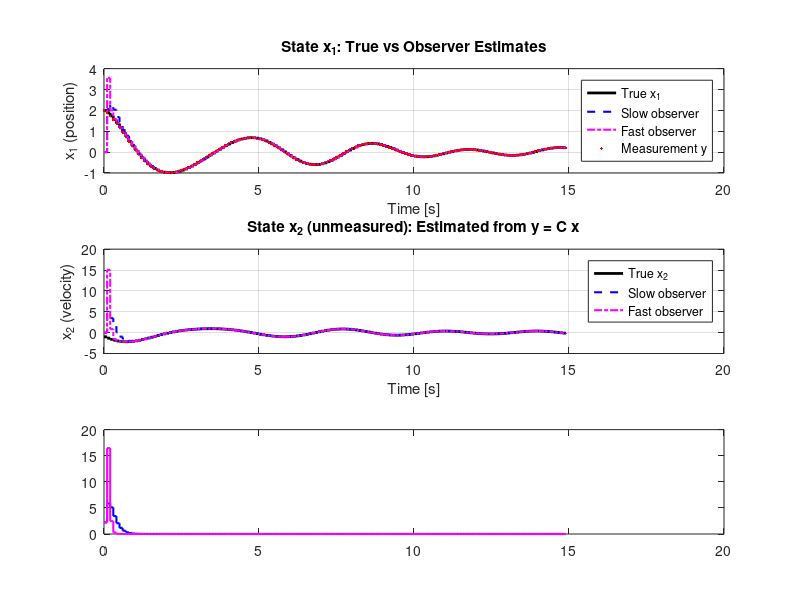

MATLAB code for this plot: (Note: this script raises an error after producing the figure.)
%% main_discrete.m
%  Discrete-Time Luenberger Observer Demonstration
%
%  Demonstrates:
%    - State observer for a 2nd-order discrete-time LTI system
%    - Observer gain design via pole placement
%    - Convergence of estimation error e(k) = x(k) - xhat(k) -> 0
%    - Effect of observer pole locations on convergence speed
%
%  System model:
%    x(k+1) = A*x(k) + B*u(k)
%    y(k)   = C*x(k)
%
%  Observer:
%    xhat(k+1) = A*xhat(k) + B*u(k) + L*(y(k) - C*xhat(k))
%              = (A - L*C)*xhat(k) + B*u(k) + L*y(k)
%
%  Error dynamics:
%    e(k+1) = (A - L*C)*e(k)
%    -> e(k) -> 0 if A - L*C is Schur (all eigenvalues inside unit circle)
%
%  Repository: MATLAB_state_observer/01_luenberger_observer/
%  Blog: https://blog.control-theory.com/entry/2024/02/28/100201
%  Blog: https://blog.control-theory.com/entry/2024/10/01/143305
%  Hub:  https://blog.control-theory.com/entry/state-observer-estimation
%
%  Author: Hiroshi Okajima, Kumamoto University
%  -----------------------------------------------------------------------

clear; clc; close all;

%% ---- Plant Parameters ---------------------------------------------------

% 2nd-order discrete-time system (obtained by discretizing a
% mass-spring-damper with m=1, c=0.5, k=2, sampling period Ts=0.1)

Ts = 0.1;

Ac = [0, 1; -2, -0.5];
Bc = [0; 1];
Cc = [1, 0];

sys_c = ss(Ac, Bc, Cc, 0);
sys_d = c2d(sys_c, Ts, 'zoh');

A = sys_d.A;
B = sys_d.B;
C = sys_d.C;

n = size(A, 1);   % state dimension

fprintf('---- Plant (discrete, Ts = %.2f s) ----\n', Ts);
fprintf('A = \n'); disp(A);
fprintf('B = \n'); disp(B);
fprintf('C = \n'); disp(C);
fprintf('Plant poles: '); disp(eig(A).');

%% ---- Check Observability ------------------------------------------------

Ob = obsv(A, C);
fprintf('Observability matrix rank = %d (n = %d)\n', rank(Ob), n);

if rank(Ob) < n
    error('System is not observable. Observer design is not possible.');
end

%% ---- Observer Gain Design (Pole Placement) ------------------------------

% Compare two observer designs: slow and fast convergence
%   Plant poles are near the unit circle (|z| ~ 0.99)

% Design 1: Moderate observer (poles at 0.5, 0.4)
obs_poles_slow = [0.5, 0.4];
L_slow = place(A', C', obs_poles_slow)';

% Design 2: Fast observer (poles at 0.1, 0.05)
obs_poles_fast = [0.1, 0.05];
L_fast = place(A', C', obs_poles_fast)';

fprintf('\n---- Observer (Slow) ----\n');
fprintf('Desired poles: '); disp(obs_poles_slow);
fprintf('L = \n'); disp(L_slow);

fprintf('---- Observer (Fast) ----\n');
fprintf('Desired poles: '); disp(obs_poles_fast);
fprintf('L = \n'); disp(L_fast);

%% ---- Simulation ---------------------------------------------------------

T = 150;   % number of steps

% Initial conditions
x0    = [2; -1];    % true initial state
xhat0 = [0;  0];    % observer initial estimate (unknown)

% Input signal: sinusoidal
u = 0.5 * sin(0.2*(0:T-1));

% Storage
x    = zeros(n, T);
y    = zeros(1, T);
xhat_slow = zeros(n, T);
xhat_fast = zeros(n, T);

x(:,1)         = x0;
xhat_slow(:,1) = xhat0;
xhat_fast(:,1) = xhat0;

for k = 1:T-1
    % True system
    x(:,k+1) = A*x(:,k) + B*u(k);
    y(k)     = C*x(:,k);

    % Observer (slow)
    xhat_slow(:,k+1) = A*xhat_slow(:,k) + B*u(k) ...
                        + L_slow*(y(k) - C*xhat_slow(:,k));

    % Observer (fast)
    xhat_fast(:,k+1) = A*xhat_fast(:,k) + B*u(k) ...
                        + L_fast*(y(k) - C*xhat_fast(:,k));
end
y(T) = C*x(:,T);

% Estimation errors
e_slow = x - xhat_slow;
e_fast = x - xhat_fast;

% Time axis
t = (0:T-1) * Ts;

%% ---- Plots --------------------------------------------------------------

figure('Position', [100 100 850 800])

% (1) State x1 (position)
subplot(3, 1, 1)
stairs(t, x(1,:), 'k', 'LineWidth', 2); hold on
stairs(t, xhat_slow(1,:), 'b--', 'LineWidth', 1.5)
stairs(t, xhat_fast(1,:), 'm-.', 'LineWidth', 1.5)
plot(t, y, 'r.', 'MarkerSize', 6)
legend('True x_1', 'Slow observer', 'Fast observer', 'Measurement y', ...
       'Location', 'best')
xlabel('Time [s]')
ylabel('x_1 (position)')
title('State x_1: True vs Observer Estimates')
grid on

% (2) State x2 (velocity) — unmeasured state
subplot(3, 1, 2)
stairs(t, x(2,:), 'k', 'LineWidth', 2); hold on
stairs(t, xhat_slow(2,:), 'b--', 'LineWidth', 1.5)
stairs(t, xhat_fast(2,:), 'm-.', 'LineWidth', 1.5)
legend('True x_2', 'Slow observer', 'Fast observer', ...
       'Location', 'best')
xlabel('Time [s]')
ylabel('x_2 (velocity)')
title('State x_2 (unmeasured): Estimated from y = C x')
grid on

% (3) Estimation error norm
subplot(3, 1, 3)
e_norm_slow = vecnorm(e_slow);
e_norm_fast = vecnorm(e_fast);
stairs(t, e_norm_slow, 'b', 'LineWidth', 1.5); hold on
stairs(t, e_norm_fast, 'm', 'LineWidth', 1.5)
yline(0, 'k:')
legend(sprintf('Slow (poles: %.1f, %.1f)', obs_poles_slow), ...
       sprintf('Fast (poles: %.2f, %.2f)', obs_poles_fast), ...
       'Location', 'best')
xlabel('Time [s]')
ylabel('||e(k)||')
title('Estimation Error Norm: Effect of Observer Pole Placement')
grid on

sgtitle('Discrete-Time Luenberger Observer', 'FontSize', 14, 'FontWeight', 'bold')

%% ---- Pole-Zero Map ------------------------------------------------------

figure('Position', [950 100 450 400])
theta = linspace(0, 2*pi, 100);
plot(cos(theta), sin(theta), 'k--', 'LineWidth', 0.5); hold on
plot(real(eig(A)), imag(eig(A)), 'kx', 'MarkerSize', 12, 'LineWidth', 2)
plot(real(obs_poles_slow), imag(obs_poles_slow), 'bo', 'MarkerSize', 10, 'LineWidth', 2)
plot(real(obs_poles_fast), imag(obs_poles_fast), 'ms', 'MarkerSize', 10, 'LineWidth', 2)
legend('Unit circle', 'Plant poles', ...
       sprintf('Slow obs poles (%.1f, %.1f)', obs_poles_slow), ...
       sprintf('Fast obs poles (%.2f, %.2f)', obs_poles_fast), ...
       'Location', 'best')
xlabel('Real')
ylabel('Imaginary')
title('Observer Pole Locations')
axis equal; grid on
xlim([-1.3, 1.3]); ylim([-1.3, 1.3])
